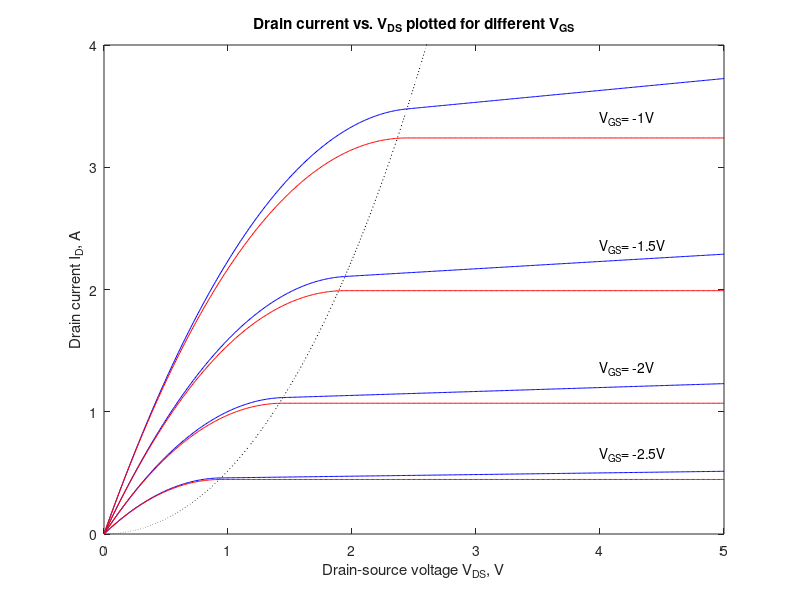

This figure's MATLAB source:
%
%   This program computes the drain current of a
%   FET operated under different biasing conditions.
%   In addition, the difference in drain current is
%   investigated for the situation when the channel length
%   modulation is (is not) taken into account
% 
%   Copyright (c) 1999 by P.Bretchko and R.Ludwig
%   "RF Circuit Design: Theory and Practice"
%

close all; % close all opened graphs
clear all; % clear all variables
figure;    % open new graph

% define problem parameters
Nd=1e16*1e6;
d=0.75e-6;
W=10e-6;
L=2e-6;
eps_r=12;
Vd=0.8;
mu_n=8500*1e-4;
lambda=0.03;

% define physical constants
q=1.60218e-19; % electron charge
eps0=8.85e-12; % permittivity of free space

eps=eps_r*eps0;

% pinch-off voltage
Vp=q*Nd*d^2/(2*eps)

% threshold voltage
Vt0=Vd-Vp

% conductivity of the channel
sigma=q*mu_n*Nd

% channel conductance
G0=q*sigma*Nd*W*d/L

% define the range for the gate-source voltage
Vgs_min=-2.5;
Vgs_max=-1;
Vgs=Vgs_max:-0.5:Vgs_min;

% drain-source voltage
Vds=0:0.01:5;

% compute drain saturation voltage
Vds_sat=Vgs-Vt0;

% first the drain current is taken into account the channel length modulation
for n=1:length(Vgs)
   if Vgs(n)>Vt0
      Id_sat=G0*(Vp/3-(Vd-Vgs(n))+2/(3*sqrt(Vp))*(Vd-Vgs(n))^(3/2));
   else
      Id_sat=0;
   end;
   
   Id_linear=G0*(Vds-2/(3*sqrt(Vp)).*((Vds+Vd-Vgs(n)).^(3/2)-(Vd-Vgs(n))^(3/2))).*(1+lambda*Vds);
   Id_saturation=Id_sat*(1+lambda*Vds);
   Id=Id_linear.*(Vds<=Vds_sat(n))+Id_saturation.*(Vds>Vds_sat(n));   
   plot(Vds, Id,'b');
   hold on;
end;

% next the channel length modulation is not taken into account
for n=1:length(Vgs)
   if Vgs(n)>Vt0
      Id_sat=G0*(Vp/3-(Vd-Vgs(n))+2/(3*sqrt(Vp))*(Vd-Vgs(n))^(3/2));
   else
      Id_sat=0;
   end;
   
   Id_linear=G0*(Vds-2/(3*sqrt(Vp)).*((Vds+Vd-Vgs(n)).^(3/2)-(Vd-Vgs(n))^(3/2)));
   Id_saturation=Id_sat;
   Id=Id_linear.*(Vds<=Vds_sat(n))+Id_saturation.*(Vds>Vds_sat(n));   
   plot(Vds, Id,'r');
end;

% computation of drain saturation current
Vgs=0:-0.01:-4;
Vds_sat=Vgs-Vt0;

Id_sat=G0*(Vp/3-(Vd-Vgs)+2/(3*sqrt(Vp))*(Vd-Vgs).^(3/2)).*(1+lambda*Vds_sat).*(1-(Vgs<Vt0));

plot(Vds_sat, Id_sat, 'k:');

axis([0 5 0 4]);
title('Drain current vs. V_{DS} plotted for different V_{GS}');
xlabel('Drain-source voltage V_{DS}, V');
ylabel('Drain current I_{D}, A');
text(4,3.4,'V_{GS}= -1V');
text(4,2.35,'V_{GS}= -1.5V');
text(4,1.35,'V_{GS}= -2V');
text(4,0.65,'V_{GS}= -2.5V');
%print -deps 'fig6_43.eps'
